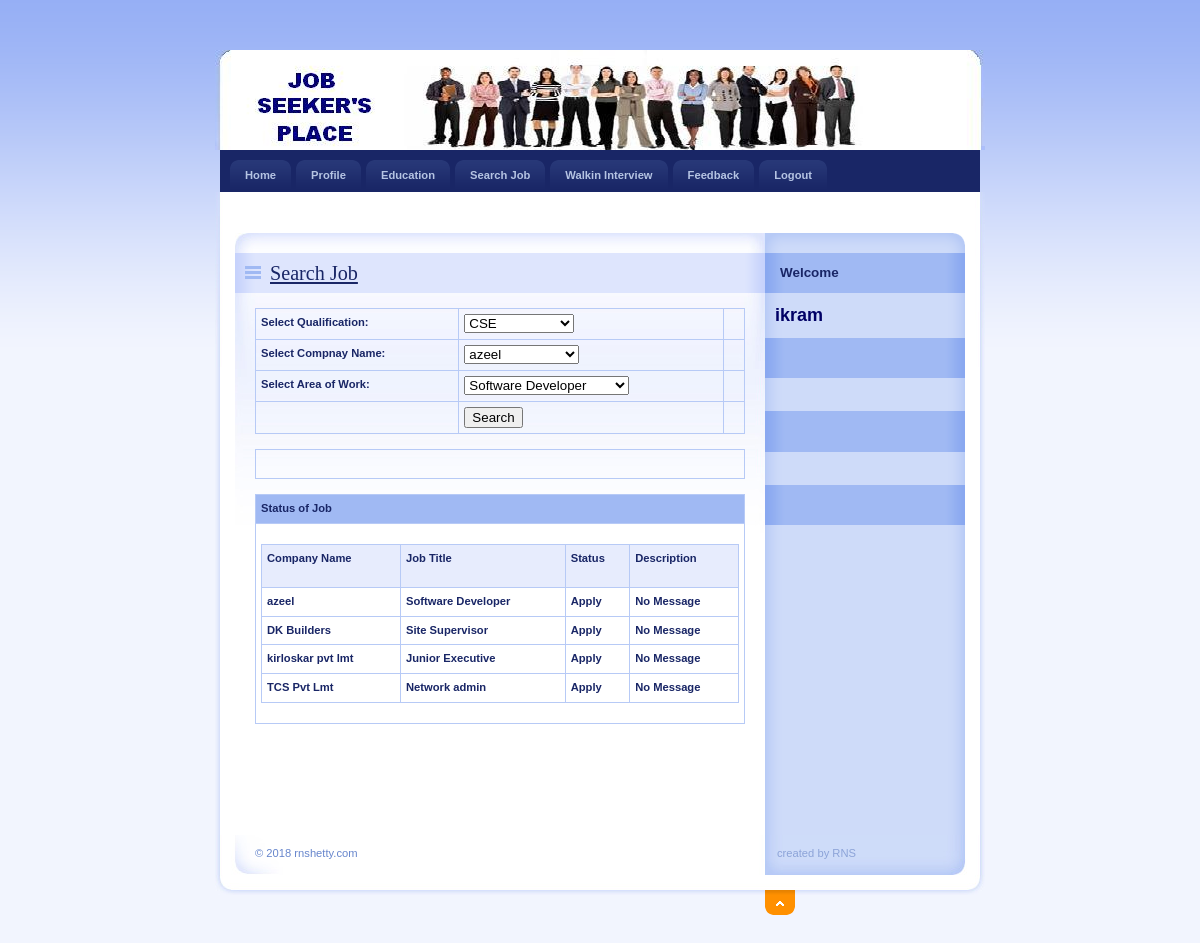
Page /JobSeeker/SearchJob.php (signed in) on the committed database.
### tables this page shows
CREATE TABLE IF NOT EXISTS `application_master` (
  `ApplicationId` int(11) NOT NULL AUTO_INCREMENT,
  `JobSeekId` int(11) NOT NULL,
  `JobId` int(11) NOT NULL,
  `Status` varchar(30) NOT NULL,
  `Description` varchar(200) NOT NULL,
  PRIMARY KEY (`ApplicationId`)
);

CREATE TABLE IF NOT EXISTS `job_master` (
  `JobId` int(11) NOT NULL AUTO_INCREMENT,
  `CompanyName` varchar(20) NOT NULL,
  `JobTitle` varchar(50) NOT NULL,
  `Vacancy` int(11) NOT NULL,
  `MinQualification` varchar(50) NOT NULL,
  `Description` varchar(200) NOT NULL,
  PRIMARY KEY (`JobId`)
);

### JobSeeker/SearchJob.php (the view, shortened to what this page needs)
<?php require_once('../Connections/job.php'); ?>
<?php
$query_Recordset1 = "SELECT MinQualification FROM job_master";
$Recordset1 = mysql_query($query_Recordset1, $job) or die(mysql_error());
$row_Recordset1 = mysql_fetch_assoc($Recordset1);
$query_Recordset4 = "SELECT distinct CompanyName FROM job_master";
$Recordset4 = mysql_query($query_Recordset4, $job) or die(mysql_error());
$row_Recordset4 = mysql_fetch_assoc($Recordset4);
$query_Recordset5 = "SELECT distinct JobTitle FROM job_master";
$Recordset5 = mysql_query($query_Recordset5, $job) or die(mysql_error());
$row_Recordset5 = mysql_fetch_assoc($Recordset5);
?>
<!DOCTYPE html PUBLIC "-//W3C//DTD XHTML 1.0 Strict//EN" "http://www.w3.org/TR/xhtml1/DTD/xhtml1-strict.dtd">
<html xmlns="http://www.w3.org/1999/xhtml" xml:lang="cs" lang="cs">
<head>
    <link rel="stylesheet" media="screen,projection" type="text/css" href="./css/main.css" />
    <link rel="stylesheet" media="print" type="text/css" href="./css/print.css" />
    <link rel="stylesheet" media="aural" type="text/css" href="./css/aural.css" />
</head>
<body id="www-url-cz">
<div id="main" class="box">
<?php
include "Header.php"
?>
<?php
include "menu.php"
?>
    <div id="page" class="box">
    <div id="page-in" class="box">
        <div id="strip" class="box noprint">
            <p id="breadcrumbs">&nbsp;</p>
        </div>
        <div id="content">
            <div class="article">
                <h2><span><a href="#">Search Job</a></span></h2>
                <form id="form1" method="post" action="SearchJob.php">
                  <table width="100%" border="0" cellspacing="0" cellpadding="0">
                    <tr>
                      <td><strong>Select Qualification:</strong></td>
                      <td><label>
                      <select name="cmbQual" id="cmbQual">
                        <?php
do {
?>
                        <option value="<?php echo $row_Recordset1['MinQualification']?>"><?php echo $row_Recordset1['MinQualification']?></option>
                        <?php
} while ($row_Recordset1 = mysql_fetch_assoc($Recordset1));
?>
                      </select>
                      </label></td>
                      <td><label></label></td>
                    </tr>
                    <tr>
                      <td><strong>Select Compnay Name:</strong></td>
                      <td><label>
                        <select name="cmbCompany" id="cmbCompany">
                          <?php
do {
?>
                          <option value="<?php echo $row_Recordset4['CompanyName']?>"><?php echo $row_Recordset4['CompanyName']?></option>
                          <?php
} while ($row_Recordset4 = mysql_fetch_assoc($Recordset4));
?>
                        </select>
                      </label></td>
                      <td>&nbsp;</td>
                    </tr>
                    <tr>
                      <td><strong>Select Area of Work:</strong></td>
                      <td><label>
                        <select name="cmbArea" id="cmbArea">
                          <?php
do {
?>
                          <option value="<?php echo $row_Recordset5['JobTitle']?>"><?php echo $row_Recordset5['JobTitle']?></option>
                          <?php
} while ($row_Recordset5 = mysql_fetch_assoc($Recordset5));
?>
                      </select>
                      </label></td>
                      <td>&nbsp;</td>
                    </tr>
                    <tr>
                      <td>&nbsp;</td>
                      <td><input type="submit" name="button" id="button" value="Search" /></td>
                      <td>&nbsp;</td>
                    </tr>
                  </table>
              </form>
                <table width="100%" border="0" cellspacing="0" cellpadding="0">
                  <tr>
                    <td width="100%">&nbsp;
                      ?></td>
                  </tr>
                </table>
                <table width="100%" border="0" cellspacing="0" cellpadding="0">
                  <tr>
                    <td bgcolor="#A0B9F3"><strong>Status of Job</strong></td>
                  </tr>
                  <tr>
                    <td><table width="100%" border="1" cellpadding="1" cellspacing="2" bordercolor="#006699" >
                      <tr>
                        <th height="32" bgcolor="#006699" class="style3"><div align="left" class="style9 style5 style2"><strong>Company Name</strong></div></th>
                        <th bgcolor="#006699" class="style3"><div align="left" class="style9 style5 style2"><strong>Job Title</strong></div></th>
                        <th bgcolor="#006699" class="style3"><div align="left" class="style9 style5 style2"><strong>Status</strong></div></th>
                         <th bgcolor="#006699" class="style3"><div align="left" class="style9 style5 style2"><strong>Description</strong></div></th>
                      </tr>
                      <?php
$con = mysql_connect("localhost","root");
$sql = "SELECT job_master.JobId, job_master.CompanyName, job_master.JobTitle, application_master.Status, application_master.JobSeekId, application_master.Description
FROM application_master, job_master
WHERE application_master.JobId=job_master.JobId and application_master.JobSeekId='".$_SESSION['ID']."'";
$result = mysql_query($sql,$con);
while($row = mysql_fetch_array($result))
{
$CompanyName=$row['CompanyName'];
$JobTitle=$row['JobTitle'];
$Status=$row['Status'];
$Description=$row['Description'];
?>
                      <tr>
                        <td class="style3"><div align="left" class="style9 style5"><strong><?php echo $CompanyName;?></strong></div></td>
                        <td class="style3"><div align="left" class="style9 style5"><strong><?php echo $JobTitle;?></strong></div></td>
                         <td class="style3"><div align="left" class="style9 style5"><strong><?php echo $Status;?></strong></div></td>
                         <td class="style3"><div align="left" class="style9 style5"><strong><?php echo $Description;?></strong></div></td>
                      </tr>
                      <?php
}
?>
                    </table></td>
                  </tr>
                </table>
                <p>&nbsp;</p>
                <p class="btn-more box noprint">&nbsp;</p>
          </div>
        </div>
<?php
include "right.php"
?>
    </div>
    </div>
<?php
include "footer.php"
?>
</div>
</body>
</html>

### JobSeeker/css/main.css (style rules this page uses)
* { min-height:1px; }
body { border:0; margin:0; padding:0; background:#F2F5FE url("../design/bg.gif") 0 0 repeat-x; font:70%/160% "verdana",sans-serif; color:#192666; _text-align:center; }
a { color:#192666; }
p { border:0; margin:15px 0; padding:0; }
div { display:block; border:0; margin:0; padding:0; }
h1, h2, h3, h4, h5 { border:0; margin:15px 0 10px 0; padding:0; font-weight:bold; }
h2 { font-size:180%; line-height:100%; font-family:"georgia",serif; font-weight:normal; }
table { display:table; border-collapse:collapse; margin:15px 0; padding:0; border:1px solid #B7CAF6; font-size:100%; }
tr { display:table-row; }
th, td { display: table-cell; border:1px solid #B7CAF6; margin:0; padding:5px; vertical-align:top; text-align:left; }
th { background:#E7ECFD; text-align:center; color:#192666; font-weight:bold; }
form { border:0; margin:0; padding:0; }
a, img, span { border:0; margin:0; padding:0; }
strong, .strong { font-weight:bold; }
.box { min-height:1px; _height:1px; }
.box:after { content:"."; display:block; line-height:0px; font-size:0px; visibility:hidden; clear:both; }
#main { width:770px; margin:50px auto 0 auto; _text-align:left; }
#page { width:770px; min-height:1px; background:#FFF url("../design/bg_page.gif") 0 0 repeat-y; _height:1px; }
#page-in { min-height:1px; padding:10px 0; background:url("../design/bg_page_in.jpg") 0 0 no-repeat; _height:1px; }
#strip { position:relative; clear:both; padding:3px 20px 10px 20px; color:#6182D1; }
#strip p { margin:0; }
#strip #breadcrumbs { width:520px; margin:0; padding:0; }
#content { float:left; width:530px; _width:550px; margin:0; padding:0 0 0 20px; }
#content .article { clear:both; margin:0; padding:20px; background:url("../design/content_article_bg.jpg") 0 0 no-repeat; }
#content .article h2 { margin:0 -20px; padding:10px; background:#DEE5FD url("../design/content_title_bg.gif") 0 0 repeat-y; color:#192666; }
#content .article h2 span { background:url("../design/ico_list.gif") 0 50% no-repeat; padding-left:25px; }
#content .article p { text-align:justify; }
#content .btn-more { margin:0 0 15px 0; padding:0; border:0; position:relative; }

### JobSeeker/css/print.css (style rules this page uses)
body { border:0; margin:0; padding:0; font-size:12pt }
a { color:#000; text-decoration:none; }
h1, h2, h3 { page-break-after:avoid; page-break-inside:avoid; }
table { border-collapse: collapse; border-width:1px; border-style:solid; }
th, td { display:table-cell; border-width:1px; border-style:solid; }
.noprint { display:none; }

### JobSeeker/css/aural.css (style rules this page uses)
body { voice-family:paul,male; volume:loud; speech-rate:slow; richness:90; stress:20; }
h1, h2, h3, h4, h5 { cue-before:url("ping.au"); }
p, table { pause:50ms; }
strong { pitch:medium; pitch-range:60; stress:90; richness:90; }

### JobSeeker/SearchJob.php (style rules this page uses)
.style2 { font-weight: bold }
.style3 { font-weight: bold }

### rows in the picture
application_master: JobId.CompanyName "azeel", JobId.JobTitle "Software Developer", Status "Apply", Description "No Message"
application_master: JobId.CompanyName "DK Builders", JobId.JobTitle "Site Supervisor", Status "Apply", Description "No Message"
application_master: JobId.CompanyName "kirloskar pvt lmt", JobId.JobTitle "Junior Executive", Status "Apply", Description "No Message"
application_master: JobId.CompanyName "TCS Pvt Lmt", JobId.JobTitle "Network admin", Status "Apply", Description "No Message"

### other values in the picture
$_SESSION['Name'] "ikram"
form field cmbQual "CSE"
form field cmbCompany "azeel"
form field cmbArea "Software Developer"
